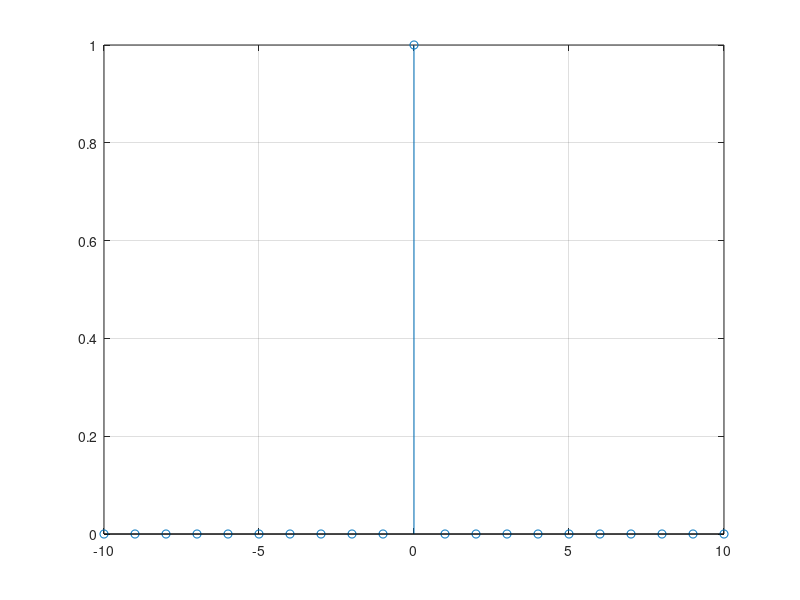

Reproduce this figure in MATLAB.
%creating time stamp for the signal
n=-10:1:10;
%Generating unit impulse sequence
impulse = [zeros(1,10),ones(1,1),zeros(1,10)];
%ploting the unit impulse signal
stem(n,impulse);
grid on;
